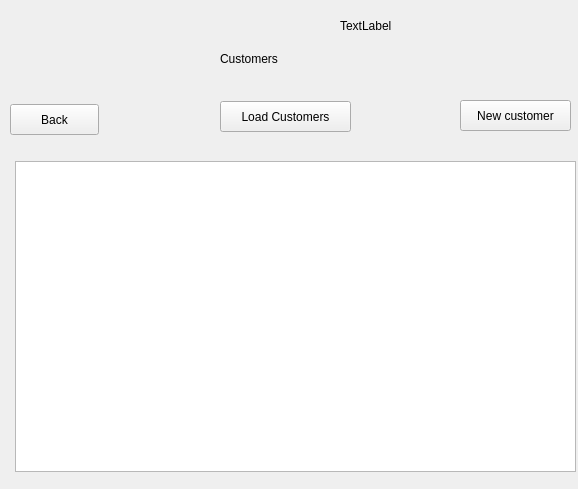
<?xml version="1.0" encoding="UTF-8"?>
<ui version="4.0">
 <class>CustomerList</class>
 <widget class="QWidget" name="CustomerList">
  <property name="geometry">
   <rect>
    <x>0</x>
    <y>0</y>
    <width>578</width>
    <height>489</height>
   </rect>
  </property>
  <property name="windowTitle">
   <string>Form</string>
  </property>
  <widget class="QLabel" name="label">
   <property name="geometry">
    <rect>
     <x>220</x>
     <y>50</y>
     <width>67</width>
     <height>17</height>
    </rect>
   </property>
   <property name="text">
    <string>Customers</string>
   </property>
  </widget>
  <widget class="QPushButton" name="buttonNewCustomer">
   <property name="geometry">
    <rect>
     <x>460</x>
     <y>100</y>
     <width>111</width>
     <height>31</height>
    </rect>
   </property>
   <property name="text">
    <string>New customer</string>
   </property>
  </widget>
  <widget class="QPushButton" name="buttonBack">
   <property name="geometry">
    <rect>
     <x>10</x>
     <y>104</y>
     <width>89</width>
     <height>31</height>
    </rect>
   </property>
   <property name="text">
    <string>Back</string>
   </property>
  </widget>
  <widget class="QTableView" name="CustList">
   <property name="geometry">
    <rect>
     <x>15</x>
     <y>161</y>
     <width>561</width>
     <height>311</height>
    </rect>
   </property>
  </widget>
  <widget class="QLabel" name="Status">
   <property name="geometry">
    <rect>
     <x>340</x>
     <y>10</y>
     <width>171</width>
     <height>31</height>
    </rect>
   </property>
   <property name="text">
    <string>TextLabel</string>
   </property>
  </widget>
  <widget class="QPushButton" name="loadcust">
   <property name="geometry">
    <rect>
     <x>220</x>
     <y>101</y>
     <width>131</width>
     <height>31</height>
    </rect>
   </property>
   <property name="text">
    <string>Load Customers</string>
   </property>
  </widget>
 </widget>
 <resources/>
 <connections/>
</ui>
